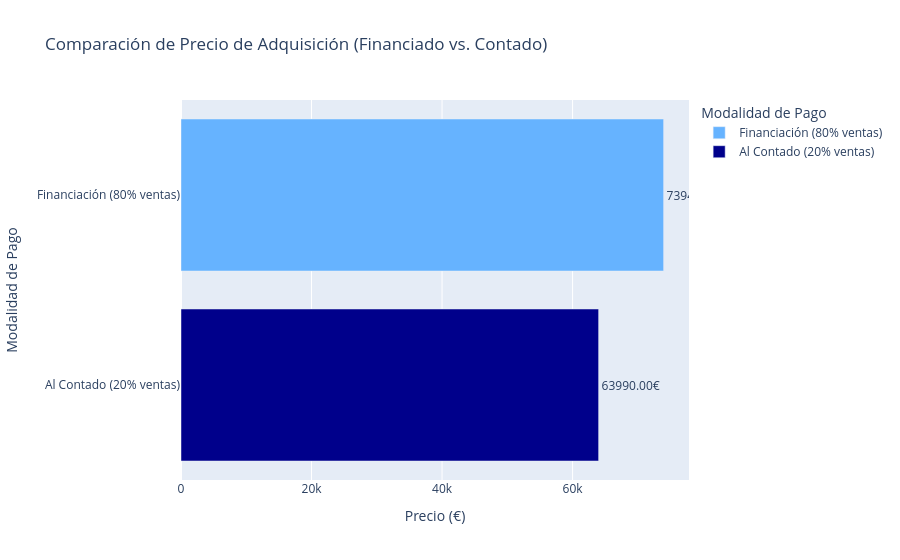

Notebook code cell kept with this figure:
### Markdown cell above
**18.1 Representación de la información anterior en un gráfico de barras**

### Code cell
import plotly.express as px
import pandas as pd

# Preparar los datos en un DataFrame con Plotly Express
data = {
    'Modalidad de Pago': ['Financiación (80% ventas)', 'Al Contado (20% ventas)'],
    'Precio (€)': [coste_total, al_contado]
}
df_plot = pd.DataFrame(data)

# Crear el gráfico de barras interactivo con Plotly Express
fig = px.bar(
    df_plot,
    x='Precio (€)',
    y='Modalidad de Pago',
    orientation='h',
    title='Comparación de Precio de Adquisición (Financiado vs. Contado)',
    labels={'Modalidad de Pago': 'Modalidad de Pago', 'Precio (€)': 'Precio (€)'},
    color='Modalidad de Pago',
    color_discrete_map={'Financiación (80% ventas)': '#66b3ff', 'Al Contado (20% ventas)': '#00008B'},
    text='Precio (€)'
)

# Ajustar el formato del texto en las barras a dos decimales con el símbolo del euro
fig.update_traces(texttemplate='%{x:.2f}€', textposition='outside')

# Ajustar el diseño del gráfico
fig.update_layout(
    uniformtext_minsize=8,
    uniformtext_mode='hide',
    yaxis={'categoryorder':'total ascending'} # Ordenar las barras
)

# Mostrar el gráfico interactivo
fig.show()

### Figure 1 — Plotly figure (JSON) as saved in the notebook; plotly's stock layout.template omitted (floating-point values rounded to 4 significant figures)
{"data": [{"hovertemplate": "Modalidad de Pago=%{y}<br>Precio (€)=%{text}<extra></extra>", "legendgroup": "Financiación (80% ventas)", "marker": {"color": "#66b3ff", "pattern": {"shape": ""}}, "name": "Financiación (80% ventas)", "orientation": "h", "showlegend": true, "text": [73950.0], "textposition": "outside", "texttemplate": "%{x:.2f}€", "type": "bar", "x": [73950.0], "xaxis": "x", "y": ["Financiación (80% ventas)"], "yaxis": "y"}, {"hovertemplate": "Modalidad de Pago=%{y}<br>Precio (€)=%{text}<extra></extra>", "legendgroup": "Al Contado (20% ventas)", "marker": {"color": "#00008B", "pattern": {"shape": ""}}, "name": "Al Contado (20% ventas)", "orientation": "h", "showlegend": true, "text": [63990.0], "textposition": "outside", "texttemplate": "%{x:.2f}€", "type": "bar", "x": [63990.0], "xaxis": "x", "y": ["Al Contado (20% ventas)"], "yaxis": "y"}], "layout": {"barmode": "relative", "legend": {"title": {"text": "Modalidad de Pago"}, "tracegroupgap": 0}, "title": {"text": "Comparación de Precio de Adquisición (Financiado vs. Contado)"}, "uniformtext": {"minsize": 8, "mode": "hide"}, "xaxis": {"anchor": "y", "domain": [0, 1], "title": {"text": "Precio (€)"}}, "yaxis": {"anchor": "x", "categoryarray": ["Al Contado (20% ventas)", "Financiación (80% ventas)"], "categoryorder": "total ascending", "domain": [0, 1], "title": {"text": "Modalidad de Pago"}}}}
